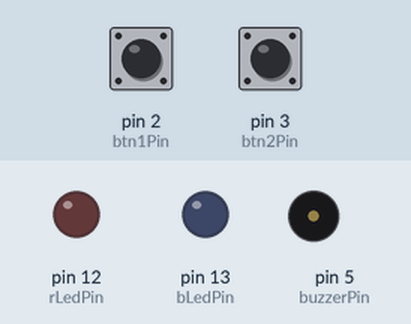
Recording of a sketch running on a simulated Arduino Uno, built with avr-gcc and run on an emulated ATmega328P. On the bench: output pins drawn as LEDs (lit = HIGH), buzzer (waves = sounding). The test bench sets the inputs (shaded band); at power-on: pin 2 (btn1Pin) HIGH, pin 3 (btn2Pin) HIGH.

Above: at 1.2 s.
1.3 s: pin 2 (btn1Pin) pulled LOW for 0.15 s
At 1.57 s:
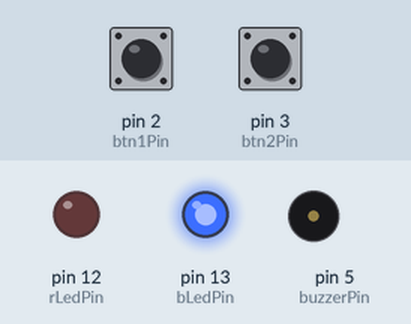
3.4 s: pin 3 (btn2Pin) pulled LOW for 1 s
At 3.67 s:
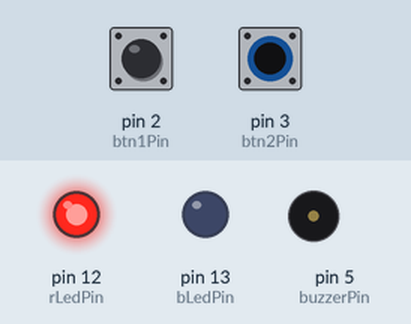
6.4 s: pin 3 (btn2Pin) pulled LOW for 3.2 s
At 9.95 s:
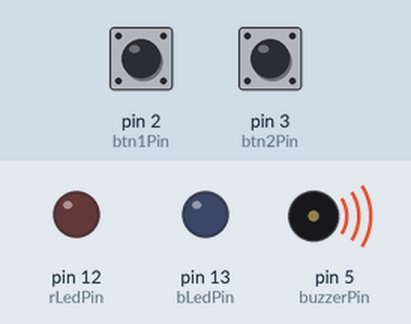
11.1 s: pin 2 (btn1Pin) pulled LOW for 3.2 s
At 15.5 s:
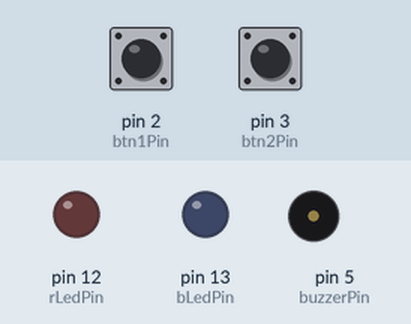
15.8 s: pin 2 (btn1Pin) driven LOW and pin 3 (btn2Pin) driven LOW
At 16.57 s:
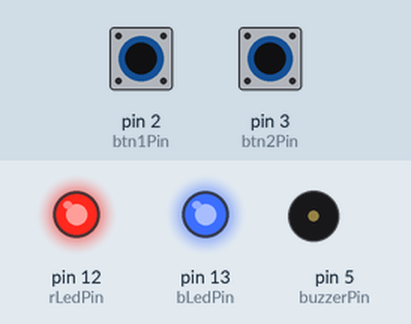
Timing chart, 0 to 19.8 s (numbered marks = the images above; inputs shaded):
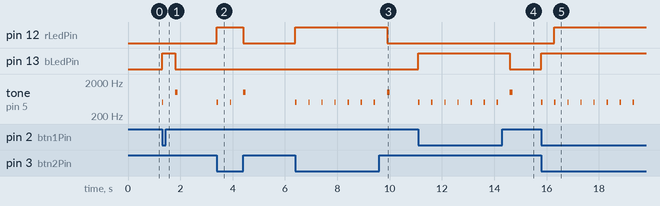

Measured:
- after the input at 1.3 s, pin 13 (bLedPin): LOW → HIGH at once, → LOW 0.50 s later; tone on pin 5 (buzzerPin): silent → 500 Hz at once, → silent 0.05 s later, → 1000 Hz 0.45 s later, → silent 0.10 s later
- after the input at 3.4 s, pin 12 (rLedPin): LOW → HIGH at once, → LOW 1.0 s later; tone on pin 5 (buzzerPin): plays 500 Hz for 0.05 s, 500 Hz for 0.05 s, 1000 Hz for 0.10 s, starting at once
- after the input at 6.4 s, pin 12 (rLedPin): LOW → HIGH at once, → LOW 3.5 s later; tone on pin 5 (buzzerPin): plays 500 Hz for 0.05 s, 500 Hz for 0.05 s, 500 Hz for 0.05 s, 500 Hz for 0.05 s, 500 Hz for 0.05 s, 500 Hz for 0.05 s … (8 notes in this stretch), starting at once
- after the input at 11.1 s, pin 13 (bLedPin): LOW → HIGH at once, → LOW 3.5 s later; tone on pin 5 (buzzerPin): plays 500 Hz for 0.05 s, 500 Hz for 0.05 s, 500 Hz for 0.05 s, 500 Hz for 0.05 s, 500 Hz for 0.05 s, 500 Hz for 0.05 s … (8 notes in this stretch), starting at once
- after the input at 15.8 s, pin 12 (rLedPin): LOW → HIGH after 0.50 s; pin 13 (bLedPin): LOW → HIGH at once; tone on pin 5 (buzzerPin): alternates 500 Hz for 0.05 s and silent for 0.45 s, starting at once

The sketch:

sketch_lab009.ino
```cpp
int rLedPin = 12;
int bLedPin = 13;
int btn1Pin = 2;
int btn2Pin = 3;
int waitTime = 500;
int buzzerPin = 5;

void setup() {
  pinMode(rLedPin, OUTPUT);
  pinMode(bLedPin, OUTPUT);
  pinMode(btn1Pin, INPUT);
  pinMode(btn2Pin, INPUT);
  pinMode(buzzerPin, OUTPUT);
}

void loop() {
  if (digitalRead(btn1Pin) == LOW) {
    digitalWrite(bLedPin, HIGH);
    myBuzzer();
  } else {
    digitalWrite(bLedPin, LOW);
  }

  if (digitalRead(btn2Pin) == LOW) {
    digitalWrite(rLedPin, HIGH);
    myBuzzer();
  } else {
    digitalWrite(rLedPin, LOW);
  }
}

void myBuzzer() {
  tone(buzzerPin, 500, 50);
  delay(waitTime);
  tone(buzzerPin, 1000, 100);
}
```
